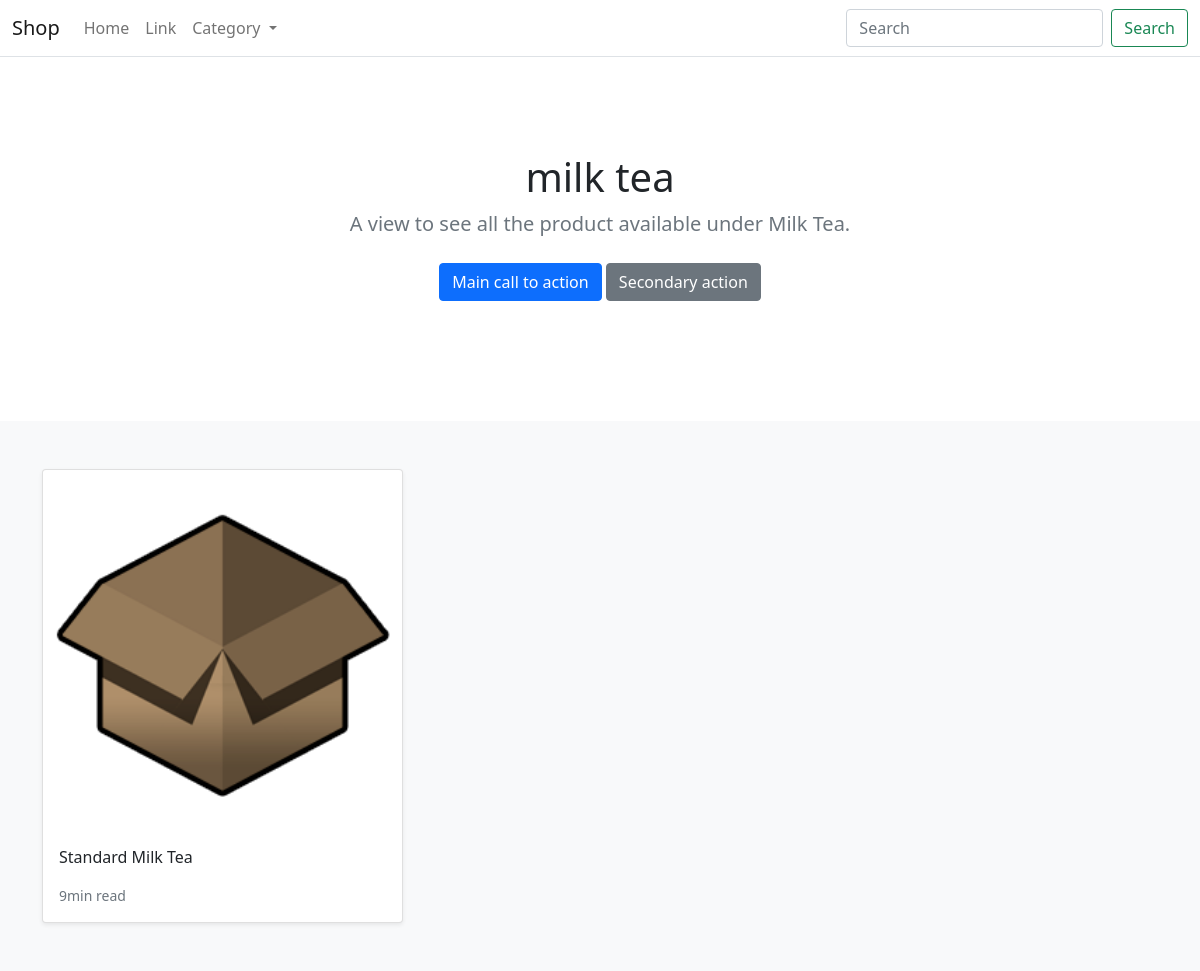
The app's page /search/milk-tea/ with its own data.
### store/models.py (models this page shows, shortened)
class Category(models.Model):
    name = models.CharField(max_length=255 ,db_index=True)
    slug = models.SlugField(max_length=255, unique=True)
    class Meta:
        verbose_name_plural = 'Categories'
    def get_absolute_url(self):
        return reverse('store:category_list', args=[self.slug])

class Product(models.Model):
    category = models.ForeignKey(Category, related_name='product', on_delete=models.CASCADE)
    created_by = models.ForeignKey(User, on_delete=models.CASCADE, related_name='product_creator')
    title = models.CharField(max_length=255)
    description = models.TextField(blank=True)
    image = models.ImageField(upload_to='images/')
    slug = models.SlugField(max_length=255, unique=True)
    price = models.DecimalField(max_digits=4, decimal_places=2)
    in_stock = models.BooleanField(default=True)
    is_active = models.BooleanField(default=True)
    created = models.DateTimeField(auto_now_add=True)
    updated = models.DateTimeField(auto_now=True)
    class Meta:
        verbose_name_plural = 'Products'
        ordering = ('-created',)
    def get_absolute_url(self):
        return reverse('store:product_detail', args=[self.slug])

### store/views.py (the view)
# urls.py: path('search/<slug:category_slug>/', views.category_list, name="category_list"),
def category_list(request, category_slug):
    category = get_object_or_404(Category, slug=category_slug)
    products = Product.objects.filter(category=category)
    return render(request, 'store/products/category.html', {'category': category, 'products': products})

### store/views.py (called while the page is built)
def categories(request):
    return {
        'categories' : Category.objects.all()
    }

### templates/store/products/category.html (shortened to what this page needs)
{% extends '../base.html' %}
{% load static %}
{% block content %}
    <section class="py-5 text-center container">
        <div class="row py-lg-5">
            <div class="col-lg-6 col-md-8 mx-auto">
                <h1 class="fw-light">{{category.name}}</h1>
                <p class="lead text-muted">A view to see all the product available under {{category.name|title}}.</p>
                <p>
                <a href="#" class="btn btn-primary my-2">Main call to action</a>
                <a href="#" class="btn btn-secondary my-2">Secondary action</a>
                </p>
            </div>
        </div>
    </section>
    <div class="album py-5 bg-light">
        <div class="container">
            <div class="row row-cols-1 row-cols-sm-2 row-cols-md-3 g-3">
                {%for product in products%}
                <div class="col">
                    <div class="card shadow-sm">
                        <img class="img-fluid" alt="Responsive image" src="{{ product.image.url }}">
                        <div class="card-body">
                        <p class="card-text">
                            <a class="text-dark text-decoration-none" href="{{ product.get_absolute_url }}">{{ product.title }}</a>
                        </p>
                        <div class="d-flex justify-content-between align-items-center">
                            <small class="text-muted">9min read</small>
                        </div>
                        </div>
                    </div>
                </div>
                {% endfor%}
            </div>
        </div>
    </div>
{% endblock %}

### records on screen
Category: name "milk tea", name "Milk Tea"
Product: image (placeholder picture), title "Standard Milk Tea"
